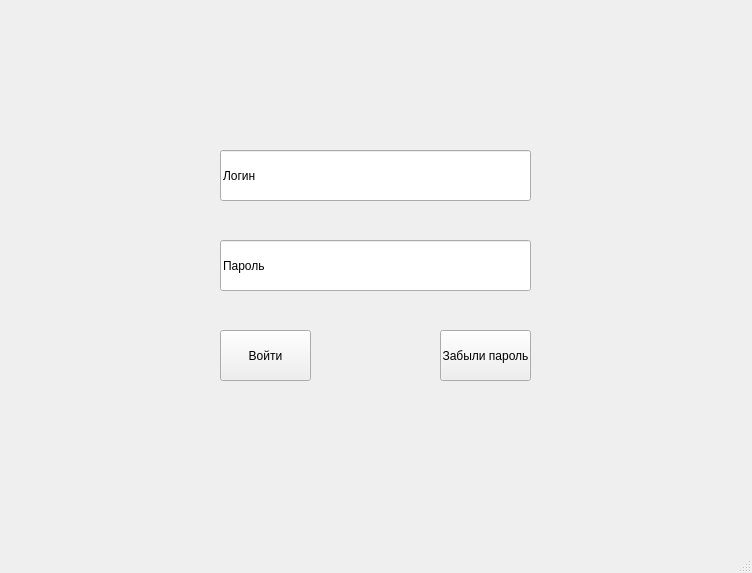
<?xml version="1.0" encoding="UTF-8"?>
<ui version="4.0">
 <class>MainWindow</class>
 <widget class="QMainWindow" name="MainWindow">
  <property name="geometry">
   <rect>
    <x>0</x>
    <y>0</y>
    <width>752</width>
    <height>573</height>
   </rect>
  </property>
  <property name="windowTitle">
   <string>MainWindow</string>
  </property>
  <widget class="QWidget" name="centralwidget">
   <widget class="QPushButton" name="pushButton">
    <property name="geometry">
     <rect>
      <x>220</x>
      <y>330</y>
      <width>91</width>
      <height>51</height>
     </rect>
    </property>
    <property name="text">
     <string>Войти</string>
    </property>
   </widget>
   <widget class="QLineEdit" name="lineEdit">
    <property name="geometry">
     <rect>
      <x>220</x>
      <y>150</y>
      <width>311</width>
      <height>51</height>
     </rect>
    </property>
    <property name="text">
     <string>Логин</string>
    </property>
   </widget>
   <widget class="QLineEdit" name="lineEdit_2">
    <property name="geometry">
     <rect>
      <x>220</x>
      <y>240</y>
      <width>311</width>
      <height>51</height>
     </rect>
    </property>
    <property name="text">
     <string>Пароль</string>
    </property>
   </widget>
   <widget class="QPushButton" name="pushButton_2">
    <property name="geometry">
     <rect>
      <x>440</x>
      <y>330</y>
      <width>91</width>
      <height>51</height>
     </rect>
    </property>
    <property name="text">
     <string>Забыли пароль</string>
    </property>
   </widget>
  </widget>
  <widget class="QMenuBar" name="menubar">
   <property name="geometry">
    <rect>
     <x>0</x>
     <y>0</y>
     <width>752</width>
     <height>21</height>
    </rect>
   </property>
  </widget>
  <widget class="QStatusBar" name="statusbar"/>
 </widget>
 <resources/>
 <connections/>
</ui>
